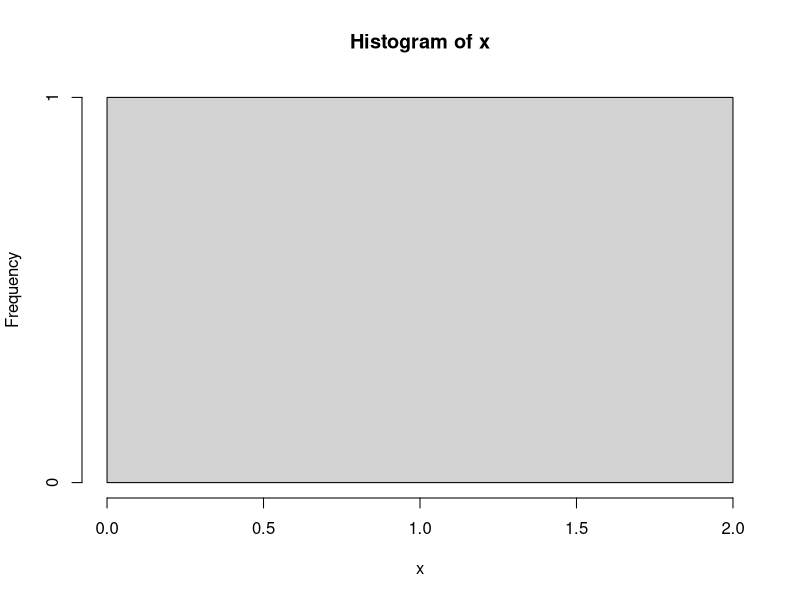

Generate this figure with R:
##======================================================================
## Script com os chunks do arquivo Rmd
##======================================================================

## ----- dados
(x <- rnorm(30))

## ----- teste
## Esse código não vai aparecer no documento
2 + 2
## Como ele não é executado pelo Rmd, então esse objeto _não_ irá
## substituir o x criado anteriormente
x <- 2

## ----- graf
hist(x)
